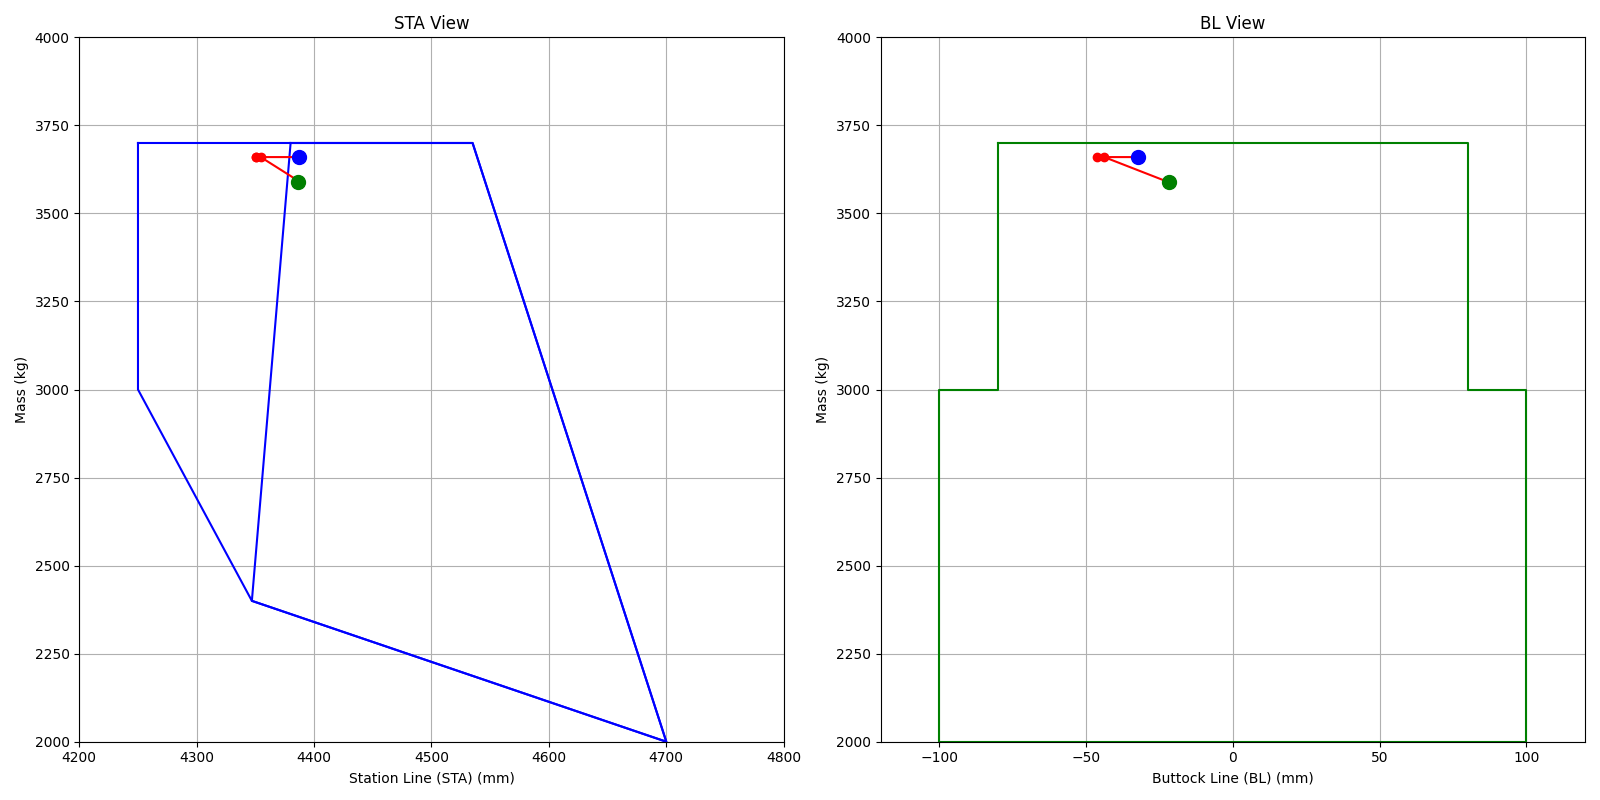

The Python source for this figure:
import matplotlib.pyplot as plt
import matplotlib.animation as animation

class Object:
    def __init__(self, name, mass, BL, STA):
        self.name = name
        self.mass = mass
        self.BL = BL
        self.STA = STA

def calculate_cog(objects):
    total_mass = sum(obj.mass for obj in objects)
    if total_mass == 0:
        return None, None
    cog_sta = sum(obj.mass * obj.STA for obj in objects) / total_mass
    cog_bl = sum(obj.mass * obj.BL for obj in objects) / total_mass
    return (cog_sta, cog_bl), total_mass

########################################################################################

# Mass and coordinates for original points
H145_to_mass = 3440
H145_ld_mass = 2914
H145_zf_mass = 2844

H145_zf_BL = -5
H145_ld_BL = -5
H145_to_BL = -5
H145_zf_STA = 4490
H145_ld_STA = 4460
H145_to_STA = 4470

rail_mass = 70
box_mass = 30
support_mass = 50

human_mass = 70

########################################################################################

# STEP 1
#   H145 TAKE OFF
rail_BL_1 = -420
rail_STA_1 = 2510
box_BL_1 = -1100
box_STA_1 = 2510
kart_BL_1 = -1100
kart_STA_1 = 2510
support_BL_1 = +25
support_STA_1 = 2400
#   Set up the objects
h145_to = Object("H145_to", H145_to_mass, H145_to_BL, H145_to_STA)
doctor_1 = Object("Doctor_1", human_mass, -330, 4004)
copilot_1 = Object("Copilot_1", human_mass, +330, 1380)
pilot_1 = Object("Pilot_1", human_mass, -330, 1380)
rail_1 = Object("Rail_1", rail_mass, rail_BL_1, rail_STA_1)
box_1 = Object("Box_1", box_mass, box_BL_1, box_STA_1)
support_1 = Object("Support_1", support_mass, support_BL_1, support_STA_1)
#   Calculate the CoG
cog_1 = [h145_to, rail_1, box_1, support_1]


# STEP 2
rail_BL_2 = -420
rail_STA_2 = 2510
box_BL_2 = -1150
box_STA_2 = 2650
kart_BL_2 = -1150
kart_STA_2 = 2650
support_BL_2 = +25
support_STA_2 = 2400
#   H145 lowering doctor
#   Set up the objects
h145_to = Object("H145_TO", H145_to_mass, H145_to_BL, H145_to_STA)
doctor_2 = Object("Doctor_2", human_mass, -1150, 2650)
copilot_2 = Object("Copilot_2", human_mass, -330, 4010)
pilot_2 = Object("Pilot_2", human_mass, +330, 1380)
rail_2 = Object("Rail_2", rail_mass, rail_BL_2, rail_STA_2)
box_2 = Object("Box_2", box_mass, box_BL_2, box_STA_2)
support_2 = Object("Support_2", support_mass, support_BL_2, support_STA_2)
#   Calculate the CoG
cog_2 = [h145_to, rail_2, box_2, support_2]

# STEP 3
rail_BL_3 = -420
rail_STA_3 = 2510
box_BL_3 = -1150
box_STA_3 = 2650
kart_BL_3 = -1150
kart_STA_3 = 2650
support_BL_3 = +25
support_STA_3 = 2400
#   H145 rising doctor & patient
#   Set up the objects
h145_to = Object("h145_to", H145_to_mass, H145_to_BL, H145_to_STA)
doctor_3 = Object("Doctor_3", human_mass, -1150, 2650)
copilot_3 = Object("Copilot_3", human_mass, -330, 4010)
pilot_3 = Object("Pilot_3", human_mass, +330, 1380)
patient_3 = Object("Patient_3", human_mass, -1150, 2650)
rail_3 = Object("Rail_3", rail_mass, rail_BL_3, rail_STA_3)
box_3 = Object("Box_3", box_mass, box_BL_3, box_STA_3)
support_3 = Object("Support_3", support_mass, support_BL_3, support_STA_3)
#   Calculate the CoG
cog_3 = [h145_to, rail_3, box_3, support_3, patient_3]


# STEP 4
rail_BL_4 = -570
rail_STA_4 = 2510
box_BL_4 = -1100
box_STA_4 = 2510
kart_BL_4 = -1100
kart_STA_4 = 2510
support_BL_4 = +25
support_STA_4 = 2400
#   H145 moving rail
#   Set up the objects
h145_to = Object("h145_to", H145_to_mass, H145_to_BL, H145_to_STA)
doctor_4 = Object("Doctor_4", human_mass, -420, 2510)
copilot_4 = Object("Copilot_4", human_mass, -330, 4010)
pilot_4 = Object("Pilot_4", human_mass, +330, 1380)
patient_4 = Object("Patient_4", human_mass, -1150, 2510)
rail_4 = Object("Rail_4", rail_mass, rail_BL_4, rail_STA_4)
box_4 = Object("Box_4", box_mass, box_BL_4, box_STA_4)
support_4 = Object("Support_4", support_mass, support_BL_4, support_STA_4)
#   Calculate the CoG
cog_4 = [h145_to, rail_4, box_4, support_4, patient_4]


# STEP 5
rail_BL_5 = -570
rail_STA_5 = 2510
box_BL_5 = -1100
box_STA_5 = 2510
kart_BL_5 = -420
kart_STA_5 = 2510
support_BL_5 = +25
support_STA_5 = 2400
#   H145 moving kart
#   Set up the objects
h145_to = Object("h145_to", H145_to_mass, H145_to_BL, H145_to_STA)
doctor_5 = Object("Doctor_5", human_mass, +50, 2510)
copilot_5 = Object("Copilot_5", human_mass, -330, 4010)
pilot_5 = Object("Pilot_5", human_mass, +330, 1380)
patient_5 = Object("Patient_5", human_mass, -420, 2510)
rail_5 = Object("Rail_5", rail_mass, rail_BL_5, rail_STA_5)
box_5 = Object("Box_5", box_mass, box_BL_5, box_STA_5)
support_5 = Object("Support_5", support_mass, support_BL_5, support_STA_5)
#   Calculate the CoG
cog_5 = [h145_to, rail_5, box_5, support_5, patient_5]

# STEP 6
rail_BL_6 = -570
rail_STA_6 = 2510
box_BL_6 = -1100
box_STA_6 = 2510
kart_BL_6 = -420
kart_STA_6 = 2510
support_BL_6 = +25
support_STA_6 = 2400
#   H145 moving kart
#   Set up the objects
h145_to = Object("h145_to", H145_to_mass, H145_to_BL, H145_to_STA)
doctor_6 = Object("Doctor_6", human_mass, +50, 2510)
copilot_6 = Object("Copilot_6", human_mass, -330, 4010)
pilot_6 = Object("Pilot_6", human_mass, +330, 1380)
patient_6 = Object("Patient_6", human_mass, -420, 4400)
rail_6 = Object("Rail_6", rail_mass, rail_BL_6, rail_STA_6)
box_6 = Object("Box_6", box_mass, box_BL_6, box_STA_6)
support_6 = Object("Support_6", support_mass, support_BL_6, support_STA_6)
#   Calculate the CoG
cog_6 = [h145_to, rail_6, box_6, support_6, patient_6]


######################################
# Define points for Station Line (STA)
sta_points = {
    "A": (4380, 3700),
    "B": (4535, 3700),
    "C": (4700, 2000),
    "D": (4347, 2400),
    "A'": (4250, 3700),
    "D'": (4250, 3000)
}

# Define points for Buttock Line (BL)
bl_points = {
    "A": (-80, 3700),
    "B": (80, 3700),
    "F'": (80, 3000),
    "F": (100, 3000),
    "C": (100, 2000),
    "D": (-100, 2000),
    "E": (-100, 3000),
    "E'": (-80, 3000)
}

# Define polygons for STA
sta_polygon1 = ["A", "B", "C", "D", "A"]  # Closed polygon (ABCD)
sta_polygon2 = ["A'", "B", "C", "D", "D'", "A'"]  # Closed polygon (A'BCDD')
sta_polygon1_coords = [sta_points[point] for point in sta_polygon1]
sta_polygon2_coords = [sta_points[point] for point in sta_polygon2]

# Define the single polygon for BL
bl_polygon = ["A", "B", "F'", "F", "C", "D", "E", "E'", "A"]  # Single polygon A-B-F'-F-C-D-E-E'-A
bl_polygon_coords = [bl_points[point] for point in bl_polygon]

# Calculate COG for each step
cogs = [cog_1, cog_2, cog_3, cog_4, cog_5, cog_6]
cog_coords = [calculate_cog(cog) for cog in cogs]


# Set up the figure and subplots
fig, (ax1, ax2) = plt.subplots(1, 2, figsize=(16, 8))
# Plot STA polygon
ax1.plot(*zip(*sta_polygon1_coords), color='blue')
ax1.plot(*zip(*sta_polygon2_coords), color='blue')
ax1.set_title('STA View')
ax1.set_xlabel('Station Line (STA) (mm)')
ax1.set_ylabel('Mass (kg)')
ax1.grid(True)
ax1.set_xlim(4200, 4800)
ax1.set_ylim(2000, 4000)

# Plot BL polygon
ax2.plot(*zip(*bl_polygon_coords), color='green')
ax2.set_title('BL View')
ax2.set_xlabel('Buttock Line (BL) (mm)')
ax2.set_ylabel('Mass (kg)')
ax2.grid(True)
ax2.set_xlim(-120, 120)
ax2.set_ylim(2000, 4000)

# Extract COG coordinates for plotting
cog_sta_coords = [cog[0][0] for cog in cog_coords]
cog_bl_coords = [cog[0][1] for cog in cog_coords]
total_masses = [cog[1] for cog in cog_coords]

# Plot the trajectory of the COG
ax1.plot(cog_sta_coords, total_masses, color='red', marker='o')
ax2.plot(cog_bl_coords, total_masses, color='red', marker='o')

# Plot the start point in green and the end point in blue
ax1.plot(cog_sta_coords[0], total_masses[0], color='green', marker='o', markersize=10)
ax1.plot(cog_sta_coords[-1], total_masses[-1], color='blue', marker='o', markersize=10)
ax2.plot(cog_bl_coords[0], total_masses[0], color='green', marker='o', markersize=10)
ax2.plot(cog_bl_coords[-1], total_masses[-1], color='blue', marker='o', markersize=10)

plt.tight_layout()
plt.show()

# Save the figure as a PNG file
fig.savefig('cog_trajectory.png')